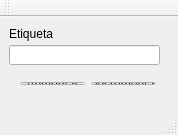
<?xml version="1.0" encoding="UTF-8"?>
<ui version="4.0">
 <class>MainWindow</class>
 <widget class="QMainWindow" name="MainWindow">
  <property name="geometry">
   <rect>
    <x>0</x>
    <y>0</y>
    <width>178</width>
    <height>135</height>
   </rect>
  </property>
  <property name="windowTitle">
   <string>MainWindow</string>
  </property>
  <widget class="QWidget" name="centralWidget">
   <widget class="QLineEdit" name="cajatexto">
    <property name="geometry">
     <rect>
      <x>9</x>
      <y>28</y>
      <width>151</width>
      <height>20</height>
     </rect>
    </property>
   </widget>
   <widget class="QLabel" name="etiqueta">
    <property name="geometry">
     <rect>
      <x>9</x>
      <y>9</y>
      <width>151</width>
      <height>16</height>
     </rect>
    </property>
    <property name="text">
     <string>Etiqueta</string>
    </property>
   </widget>
   <widget class="QWidget" name="">
    <property name="geometry">
     <rect>
      <x>9</x>
      <y>54</y>
      <width>158</width>
      <height>25</height>
     </rect>
    </property>
    <layout class="QHBoxLayout" name="horizontalLayout">
     <item>
      <widget class="QPushButton" name="boton1">
       <property name="text">
        <string>Aumentar</string>
       </property>
      </widget>
     </item>
     <item>
      <widget class="QPushButton" name="boton2">
       <property name="text">
        <string>Decrementar</string>
       </property>
      </widget>
     </item>
    </layout>
   </widget>
  </widget>
  <widget class="QMenuBar" name="menuBar">
   <property name="geometry">
    <rect>
     <x>0</x>
     <y>0</y>
     <width>178</width>
     <height>21</height>
    </rect>
   </property>
  </widget>
  <widget class="QToolBar" name="mainToolBar">
   <attribute name="toolBarArea">
    <enum>TopToolBarArea</enum>
   </attribute>
   <attribute name="toolBarBreak">
    <bool>false</bool>
   </attribute>
  </widget>
  <widget class="QStatusBar" name="statusBar"/>
 </widget>
 <layoutdefault spacing="6" margin="11"/>
 <resources/>
 <connections/>
</ui>
